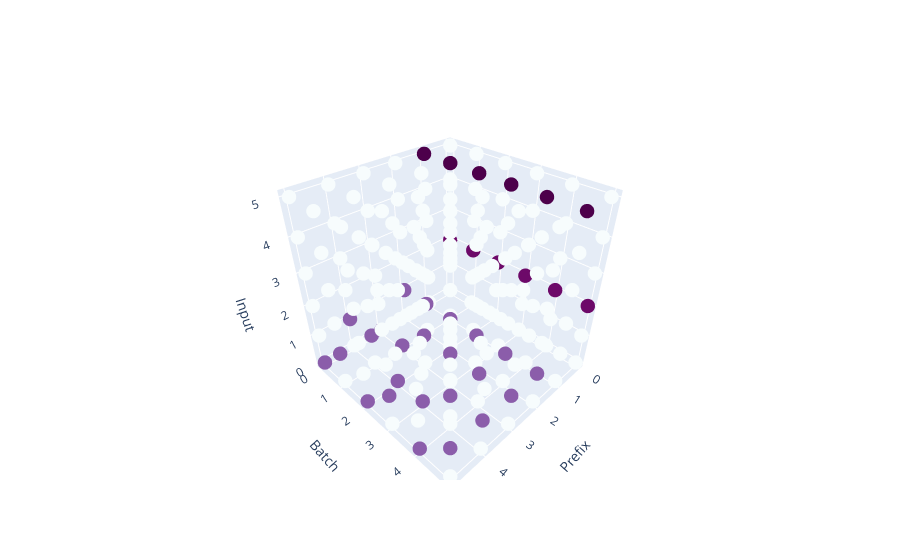

The cell this chart's notebook holds for it:
### Code cell
plot_tensor(
    wrap_spins_batch(params, basis_states, 2, torch.tensor([4])),
    ["Prefix", "Batch", "Input"],
    opacity=1,
)

### Figure 1 — Plotly figure (JSON) as saved in the notebook; plotly's stock layout.template omitted (floating-point values rounded to 4 significant figures; data arrays with more than 128 entries replaced by an {"elided": "..."} marker saying what was removed)
{"data": [{"marker": {"color": {"elided": "216 float values"}, "colorscale": [[0, "rgb(247,252,253)"], [0.125, "rgb(224,236,244)"], [0.25, "rgb(191,211,230)"], [0.375, "rgb(158,188,218)"], [0.5, "rgb(140,150,198)"], [0.625, "rgb(140,107,177)"], [0.75, "rgb(136,65,157)"], [0.875, "rgb(129,15,124)"], [1, "rgb(77,0,75)"]], "opacity": 1, "size": 5}, "mode": "markers", "type": "scatter3d", "x": {"elided": "216 int values"}, "y": {"elided": "216 int values"}, "z": {"elided": "216 int values"}}], "layout": {"scene": {"xaxis": {"title": {"text": "Prefix"}}, "yaxis": {"title": {"text": "Batch"}}, "zaxis": {"title": {"text": "Input"}}}}}
